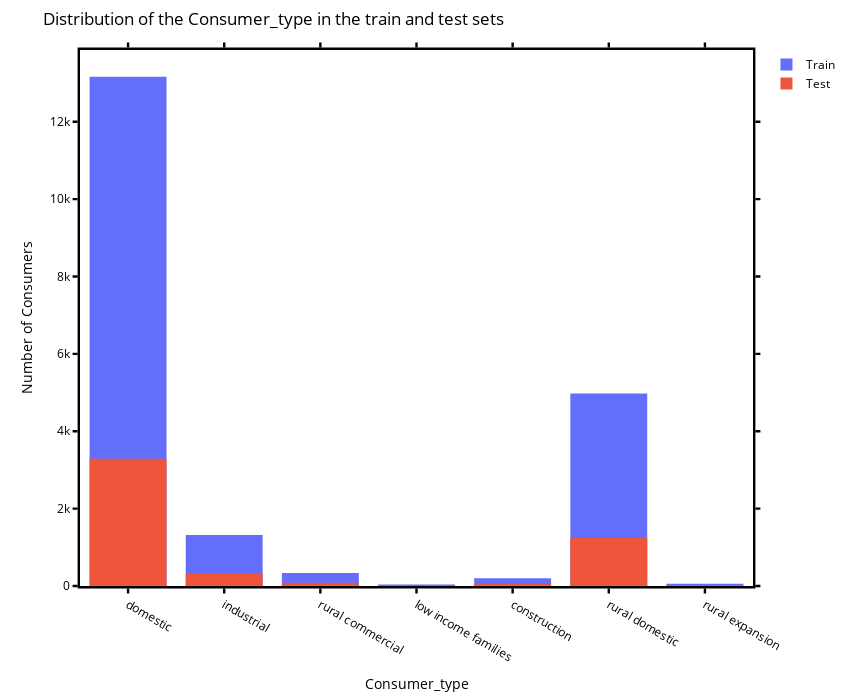

This figure's notebook cell:
### Markdown cell above
### Data Transformation

#### 0. Train/test split

First, we need to split the data into train and test sets. We will use the train set to train the model, and the test set to evaluate its performance. We will use a 80/20 split, which is a common practice. Also, this step should be done before any data transformation, in order to avoid data leakage, so the following steps parameters (encoding, scaling) should be trained only on the train set and then applied to the test set.

It is important to note that the split should be stratified, in order to preserve the same proportion of samples for each class in both sets (``straify=y`` parameter in the ``train_test_split`` function). 

Note: *train/test split is the easiest way to evaluate the performance of a model, but it may not be the best one. In this case, we have a time series dataset, so it would be better to use a time-based split, in order to avoid data leakage. For example, we could use the first 6 years for training and the last year for testing. Also, it may be better not to separate the data from the same consumer in the train and test sets. We have to fix this.*

#### 1. Feature encoding

##### 1.1 Cyclical features

The feature `Month` is cyclical. In order to take in account this dependance we can transform the features into two new ones, `sin` and `cos`, which will represent the circular nature of the data. This is called *cyclical encoding*.

Some drawbacks to have in mind:
- You are converting one information into two features.
- Decision trees based algorithms (Random Forest, Gradient Boosted Trees, XGBoost) build their split rules according to one feature at a time. This means that they will fail to process these two features simultaneously whereas the cos/sin values are expected to be considered as one single coordinates system.

##### 1.2 Categorical features

The features `Consumer_type` and `Installation_zone` are categorical. In order to use them in the classification task, we need to encode them. There are different methods to do this:

- One-hot encoding: creates a new column for each category, with a 1 if the sample belongs to that category, and 0 otherwise. This method is not recommended for high cardinality features (many categories), because it will create a lot of new features, which will increase the dimensionality of the dataset. In this case, we have 7 categories for `Consumer_type` and 49 for `Installation_zone`, so it is not recommended to use this method.
- Label encoding: assigns a number to each category. One disadvantage of this method is that it will assign a numerical order to the categories, which could be interpreted as a ranking. (it is not recommended to use this method).
- Frequency encoding/Target encoding: assigns a number to each category, based on the frequency of the category in the dataset. There are different methods to do this, like mean encoding, weight of evidence, etc.
- Hashing encoding: creates a new column for each category, with a 1 if the sample belongs to that category, and 0 otherwise. It is similar to one-hot encoding, but it uses a hashing function to reduce the number of features. It is useful for high cardinality features (many categories), because it will create less new features than one-hot encoding. 
- Leave one out encoding: assigns a number to each category, based on the frequency of the category in the dataset, but leaving out the current sample. It is similar to target encoding, but it is more robust to overfitting, as it applies some kind of regularization.

### Code cell
# 0. Train/Test split

test_percent = 0.2
train, test = func.split_by_id(df, test_percent=test_percent, random_state=123, plot=True)

target = 'Consumer_type'
features = ['Year', 'Month', 'Date', 'Installation_zone', 'Consumer_number', 'Consumption']

X_train = train[features]
y_train = train[target]
X_test = test[features]
y_test = test[target]

print('Train set shape: ', X_train.shape)
print('Test set shape: ', X_test.shape)

print('Train set target distribution: \n', y_train.value_counts(normalize=True), sep='', end='\n\n')
print('Test set target distribution: \n', y_test.value_counts(normalize=True), sep='', end='\n\n')

# 1. Baseline model

# Baseline model - always predict the most frequent class
y_pred = ['domestic']*len(y_test)
print('------ Baseline Model ------')
print('Accuracy score: ', accuracy_score(y_test, y_pred))
print('Precision score: ', precision_score(y_test, y_pred, average='macro', zero_division=0))
print('Recall score: ', recall_score(y_test, y_pred, average='macro'))
print('F1 score: ', f1_score(y_test, y_pred, average='macro'))

### Figure 1 — Plotly figure (JSON) as saved in the notebook; plotly's stock layout.template omitted (floating-point values rounded to 4 significant figures; data arrays with more than 128 entries replaced by an {"elided": "..."} marker saying what was removed)
{"data": [{"name": "Train", "type": "histogram", "x": {"elided": "20091 str values"}}, {"name": "Test", "type": "histogram", "x": {"elided": "5023 str values"}}], "layout": {"barmode": "overlay", "font": {"color": "black", "size": 12}, "height": 700, "margin": {"b": 10, "r": 10, "t": 50}, "plot_bgcolor": "white", "title": {"text": "Distribution of the Consumer_type in the train and test sets"}, "width": 850, "xaxis": {"linecolor": "black", "linewidth": 2.4, "mirror": "allticks", "showline": true, "showticklabels": true, "tickcolor": "black", "tickfont": {"color": "black", "size": 12}, "ticks": "outside", "tickwidth": 2.4, "title": {"text": "Consumer_type"}}, "yaxis": {"linecolor": "black", "linewidth": 2.4, "mirror": "allticks", "showline": true, "tickcolor": "black", "tickfont": {"color": "black", "size": 12}, "ticks": "outside", "tickwidth": 2.4, "title": {"text": "Number of Consumers"}}}}
